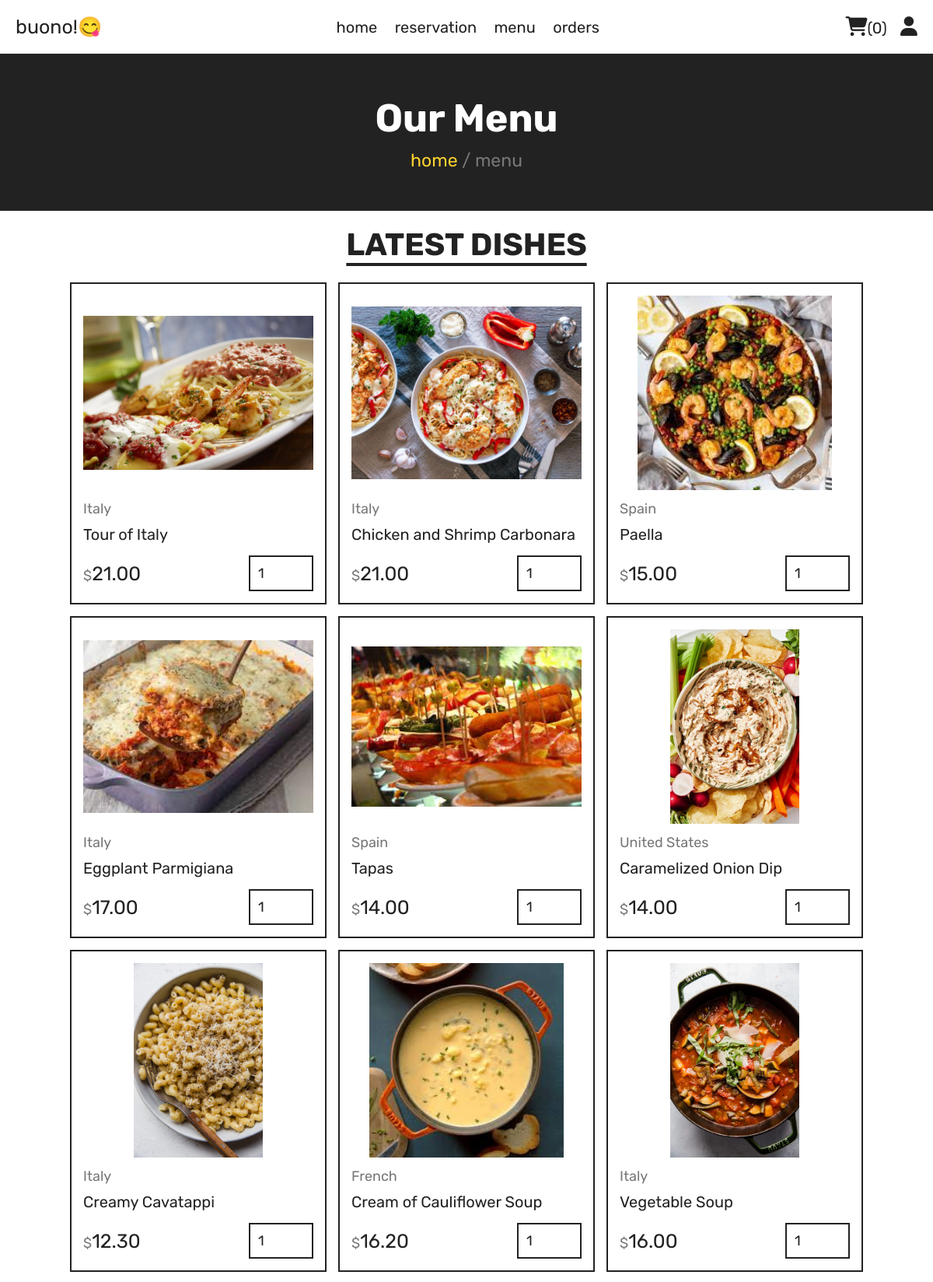
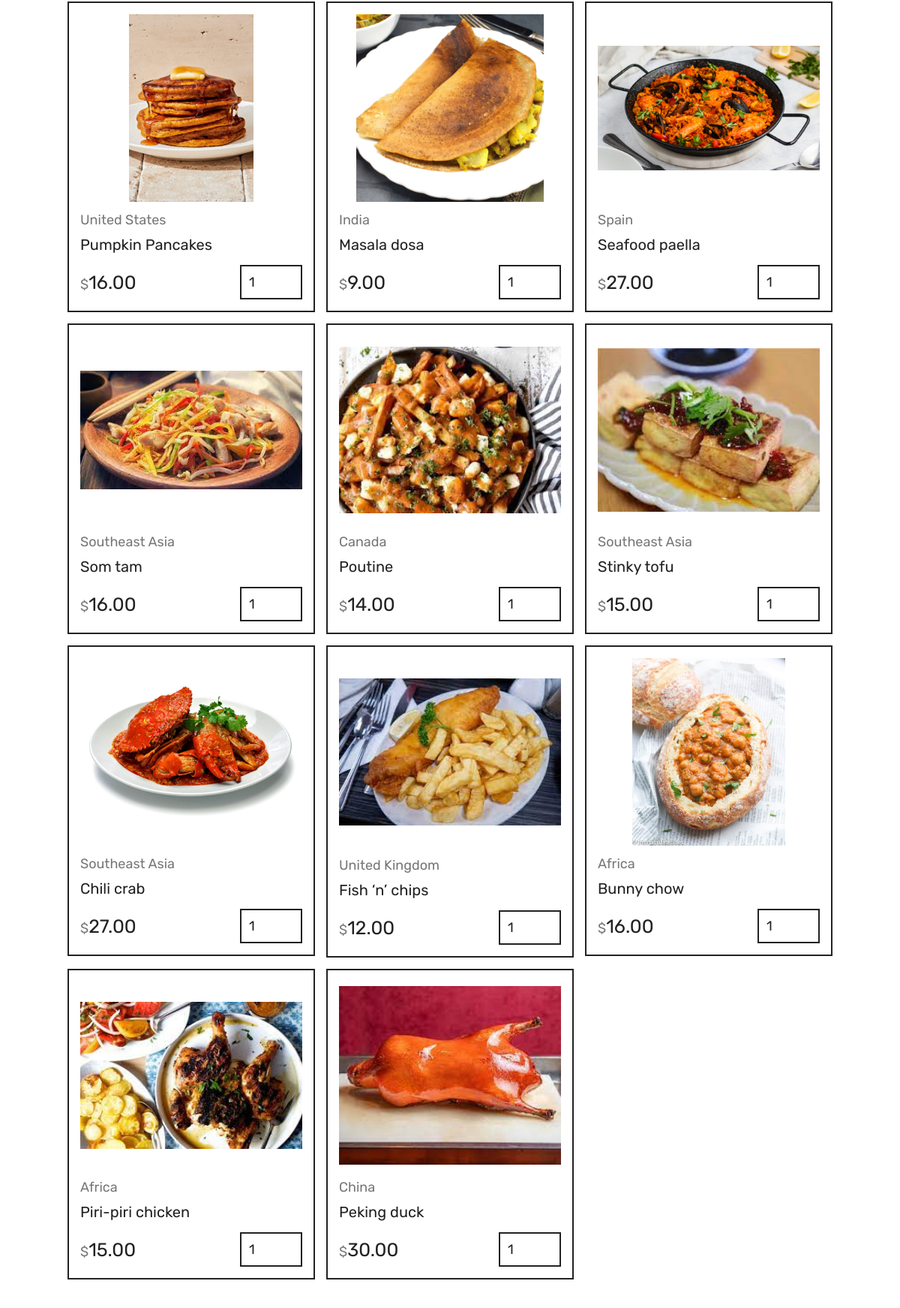
Page /menu.php?item=1 (upper part) on the committed database (2 pictures, top to bottom).
### tables this page shows
CREATE TABLE `menuitems` (
  `ID` int(11) NOT NULL,
  `DishName` varchar(30) NOT NULL,
  `Origin` varchar(30) NOT NULL,
  `Vegetarian` tinyint(1) NOT NULL,
  `Price` decimal(10,2) NOT NULL,
  `Image` varchar(15) NOT NULL
);

### menu.php (the view, shortened to what this page needs)
<?php
include 'components/add_cart.php';
?>
<!DOCTYPE html>
<html lang="en">
<head>
   <link rel="stylesheet" href="https://cdnjs.cloudflare.com/ajax/libs/font-awesome/6.1.1/css/all.min.css">
   <link rel="stylesheet" href="css/style.css">
</head>
<body>
<?php include 'components/user_header.php'; ?>
<div class="heading">
   <h3>our menu</h3>
   <p><a href="home.php">home</a> <span> / menu</span></p>
</div>
<section class="products">
   <h1 class="title">latest dishes</h1>
   <div class="box-container">
      <?php
         $select_menuitems = $conn->prepare("SELECT * FROM `menuitems`");
         $select_menuitems->execute();
         if($select_menuitems->rowCount() > 0){
            while($fetch_menuitems = $select_menuitems->fetch(PDO::FETCH_ASSOC)){
      ?>
      <form action="" method="post" class="box">
         <img src="FoodImages/<?= $fetch_menuitems['Image']; ?>" alt="<?= htmlspecialchars($fetch_menuitem['DishName']); ?>">
         <a href="category.php?category=<?= htmlspecialchars($fetch_menuitems['Origin'], ENT_QUOTES); ?>" class="cat"><?= htmlspecialchars($fetch_menuitems['Origin'], ENT_QUOTES); ?></a>
         <div class="name"><?= htmlspecialchars($fetch_menuitems['DishName'], ENT_QUOTES); ?></div>
         <div class="flex">
            <div class="price"><span>$</span><?= $fetch_menuitems['Price']; ?></div>
            <input type="number" name="qty" class="qty" min="1" max="99" value="1" maxlength="2">
         </div>
      </form>
      <?php
            }
         }else{
            echo '<p class="empty">no products added yet!</p>';
         }
      ?>
   </div>
</section>
</body>
</html>
<?php include 'components/footer.php'; ?>
</body>
</html>

### css/style.css (style rules this page uses)
:root { --yellow:#fed330; --red:#e74c3c; --white:#fff; --black:#222; --light-color:#777; --border:.2rem solid var(--black); }
* { font-family: 'Rubik', sans-serif; margin:0; padding:0; box-sizing: border-box; outline: none; border: none; text-decoration: none; }
html { font-size: 62.5%; overflow-x: hidden; scroll-behavior: smooth; stop-opacity: 7rem; }
section { margin:0 auto; max-width: 1200px; padding:2rem; }
.title { text-align: center; margin-bottom: 2.5rem; font-size: 4rem; color:var(--black); text-transform: uppercase; text-decoration: underline; text-underline-offset: 1rem; }
.heading { display: flex; align-items: center; justify-content: center; gap:1rem; flex-flow: column; background-color: var(--black); min-height: 20rem; }
.heading h3 { font-size: 5rem; color:var(--white); text-transform: capitalize; }
.heading p { font-size: 2.3rem; color:var(--light-color); }
.heading p a { color:var(--yellow); }
.products .box-container { display: grid; grid-template-columns: repeat(auto-fit, 33rem); justify-content: center; align-items: flex-start; gap:1.5rem; }
.products .box-container .box { border:var(--border); padding:1.5rem; position: relative; overflow: hidden; }
.products .box-container .box img { height: 25rem; width: 100%; object-fit: contain; margin-bottom: 1rem; }
.products .box-container .box .cat { font-size: 1.8rem; color:var(--light-color); }
.products .box-container .box .name { font-size: 2rem; color:var(--black); margin:1rem 0; }
.products .box-container .box .flex { display: flex; align-items: center; gap:1rem; margin-top: 1.5rem; }
.products .box-container .box .flex .price { margin-right: auto; font-size: 2.5rem; color:var(--black); }
.products .box-container .box .flex .price span { color:var(--light-color); font-size: 1.8rem; }
.products .box-container .box .flex .qty { padding:1rem; border:var(--border); font-size: 1.8rem; color:var(--black); }

### rows in the picture
menuitems: Image (picture), Origin "Italy", DishName "Tour of Italy", Price "21.00"
menuitems: Image (picture), Origin "Italy", DishName "Chicken and Shrimp Carbonara", Price "21.00"
menuitems: Image (picture), Origin "Spain", DishName "Paella", Price "15.00"
menuitems: Image (picture), Origin "Italy", DishName "Eggplant Parmigiana", Price "17.00"
menuitems: Image (picture), Origin "Spain", DishName "Tapas", Price "14.00"
menuitems: Image (picture), Origin "United States", DishName "Caramelized Onion Dip", Price "14.00"
menuitems: Image (picture), Origin "Italy", DishName "Creamy Cavatappi", Price "12.30"
menuitems: Image (picture), Origin "French", DishName "Cream of Cauliflower Soup", Price "16.20"
menuitems: Image (picture), Origin "Italy", DishName "Vegetable Soup", Price "16.00"
menuitems: Image (picture), Origin "United States", DishName "Pumpkin Pancakes", Price "16.00"
menuitems: Image (picture), Origin "India", DishName "Masala dosa", Price "9.00"
menuitems: Image (picture), Origin "Spain", DishName "Seafood paella", Price "27.00"
menuitems: Image (picture), Origin "Southeast Asia", DishName "Som tam", Price "16.00"
menuitems: Image (picture), Origin "Canada", DishName "Poutine", Price "14.00"
menuitems: Image (picture), Origin "Southeast Asia", DishName "Stinky tofu", Price "15.00"
menuitems: Image (picture), Origin "Southeast Asia", DishName "Chili crab", Price "27.00"
menuitems: Image (picture), Origin "United Kingdom", DishName "Fish ‘n’ chips", Price "12.00"
menuitems: Image (picture), Origin "Africa", DishName "Bunny chow", Price "16.00"
menuitems: Image (picture), Origin "Africa", DishName "Piri-piri chicken", Price "15.00"
menuitems: Image (picture), Origin "China", DishName "Peking duck", Price "30.00"

### other values in the picture
$total_cart_items "0"
